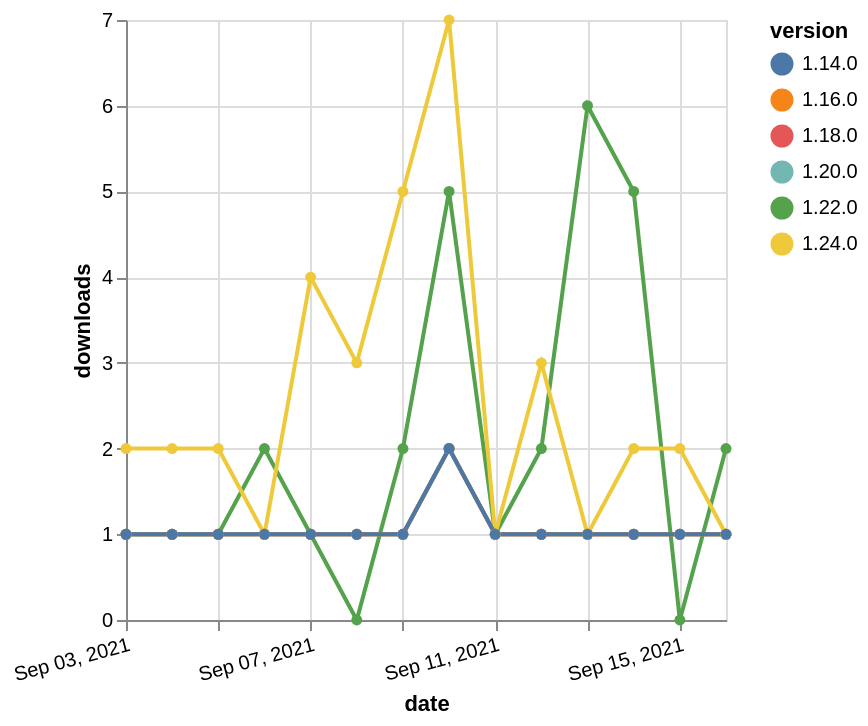

Express this chart as Vega-Lite.
### Vega-Lite specification from a JSON file in a GitHub repository (floating-point values rounded to 4 significant figures)
{"$schema": "https://vega.github.io/schema/vega-lite/v5.json", "description": "A simple bar chart with embedded data.", "data": {"values": [{"date": "2021-09-03", "total": 194, "delta": 1, "version": "1.18.0"}, {"date": "2021-09-04", "total": 195, "delta": 1, "version": "1.18.0"}, {"date": "2021-09-05", "total": 196, "delta": 1, "version": "1.18.0"}, {"date": "2021-09-06", "total": 197, "delta": 1, "version": "1.18.0"}, {"date": "2021-09-07", "total": 198, "delta": 1, "version": "1.18.0"}, {"date": "2021-09-08", "total": 199, "delta": 1, "version": "1.18.0"}, {"date": "2021-09-09", "total": 200, "delta": 1, "version": "1.18.0"}, {"date": "2021-09-10", "total": 202, "delta": 2, "version": "1.18.0"}, {"date": "2021-09-11", "total": 203, "delta": 1, "version": "1.18.0"}, {"date": "2021-09-12", "total": 204, "delta": 1, "version": "1.18.0"}, {"date": "2021-09-13", "total": 205, "delta": 1, "version": "1.18.0"}, {"date": "2021-09-14", "total": 206, "delta": 1, "version": "1.18.0"}, {"date": "2021-09-15", "total": 207, "delta": 1, "version": "1.18.0"}, {"date": "2021-09-16", "total": 208, "delta": 1, "version": "1.18.0"}, {"date": "2021-09-03", "total": 427, "delta": 1, "version": "1.22.0"}, {"date": "2021-09-04", "total": 428, "delta": 1, "version": "1.22.0"}, {"date": "2021-09-05", "total": 429, "delta": 1, "version": "1.22.0"}, {"date": "2021-09-06", "total": 431, "delta": 2, "version": "1.22.0"}, {"date": "2021-09-07", "total": 432, "delta": 1, "version": "1.22.0"}, {"date": "2021-09-08", "total": 432, "delta": 0, "version": "1.22.0"}, {"date": "2021-09-09", "total": 434, "delta": 2, "version": "1.22.0"}, {"date": "2021-09-10", "total": 439, "delta": 5, "version": "1.22.0"}, {"date": "2021-09-11", "total": 440, "delta": 1, "version": "1.22.0"}, {"date": "2021-09-12", "total": 442, "delta": 2, "version": "1.22.0"}, {"date": "2021-09-13", "total": 448, "delta": 6, "version": "1.22.0"}, {"date": "2021-09-14", "total": 453, "delta": 5, "version": "1.22.0"}, {"date": "2021-09-15", "total": 453, "delta": 0, "version": "1.22.0"}, {"date": "2021-09-16", "total": 455, "delta": 2, "version": "1.22.0"}, {"date": "2021-09-03", "total": 172, "delta": 1, "version": "1.20.0"}, {"date": "2021-09-04", "total": 173, "delta": 1, "version": "1.20.0"}, {"date": "2021-09-05", "total": 174, "delta": 1, "version": "1.20.0"}, {"date": "2021-09-06", "total": 175, "delta": 1, "version": "1.20.0"}, {"date": "2021-09-07", "total": 176, "delta": 1, "version": "1.20.0"}, {"date": "2021-09-08", "total": 177, "delta": 1, "version": "1.20.0"}, {"date": "2021-09-09", "total": 178, "delta": 1, "version": "1.20.0"}, {"date": "2021-09-10", "total": 180, "delta": 2, "version": "1.20.0"}, {"date": "2021-09-11", "total": 181, "delta": 1, "version": "1.20.0"}, {"date": "2021-09-12", "total": 182, "delta": 1, "version": "1.20.0"}, {"date": "2021-09-13", "total": 183, "delta": 1, "version": "1.20.0"}, {"date": "2021-09-14", "total": 184, "delta": 1, "version": "1.20.0"}, {"date": "2021-09-15", "total": 185, "delta": 1, "version": "1.20.0"}, {"date": "2021-09-16", "total": 186, "delta": 1, "version": "1.20.0"}, {"date": "2021-09-03", "total": 198, "delta": 1, "version": "1.16.0"}, {"date": "2021-09-04", "total": 199, "delta": 1, "version": "1.16.0"}, {"date": "2021-09-05", "total": 200, "delta": 1, "version": "1.16.0"}, {"date": "2021-09-06", "total": 201, "delta": 1, "version": "1.16.0"}, {"date": "2021-09-07", "total": 202, "delta": 1, "version": "1.16.0"}, {"date": "2021-09-08", "total": 203, "delta": 1, "version": "1.16.0"}, {"date": "2021-09-09", "total": 204, "delta": 1, "version": "1.16.0"}, {"date": "2021-09-10", "total": 206, "delta": 2, "version": "1.16.0"}, {"date": "2021-09-11", "total": 207, "delta": 1, "version": "1.16.0"}, {"date": "2021-09-12", "total": 208, "delta": 1, "version": "1.16.0"}, {"date": "2021-09-13", "total": 209, "delta": 1, "version": "1.16.0"}, {"date": "2021-09-14", "total": 210, "delta": 1, "version": "1.16.0"}, {"date": "2021-09-15", "total": 211, "delta": 1, "version": "1.16.0"}, {"date": "2021-09-16", "total": 212, "delta": 1, "version": "1.16.0"}, {"date": "2021-09-03", "total": 197, "delta": 2, "version": "1.24.0"}, {"date": "2021-09-04", "total": 199, "delta": 2, "version": "1.24.0"}, {"date": "2021-09-05", "total": 201, "delta": 2, "version": "1.24.0"}, {"date": "2021-09-06", "total": 202, "delta": 1, "version": "1.24.0"}, {"date": "2021-09-07", "total": 206, "delta": 4, "version": "1.24.0"}, {"date": "2021-09-08", "total": 209, "delta": 3, "version": "1.24.0"}, {"date": "2021-09-09", "total": 214, "delta": 5, "version": "1.24.0"}, {"date": "2021-09-10", "total": 221, "delta": 7, "version": "1.24.0"}, {"date": "2021-09-11", "total": 222, "delta": 1, "version": "1.24.0"}, {"date": "2021-09-12", "total": 225, "delta": 3, "version": "1.24.0"}, {"date": "2021-09-13", "total": 226, "delta": 1, "version": "1.24.0"}, {"date": "2021-09-14", "total": 228, "delta": 2, "version": "1.24.0"}, {"date": "2021-09-15", "total": 230, "delta": 2, "version": "1.24.0"}, {"date": "2021-09-16", "total": 231, "delta": 1, "version": "1.24.0"}, {"date": "2021-09-03", "total": 246, "delta": 1, "version": "1.14.0"}, {"date": "2021-09-04", "total": 247, "delta": 1, "version": "1.14.0"}, {"date": "2021-09-05", "total": 248, "delta": 1, "version": "1.14.0"}, {"date": "2021-09-06", "total": 249, "delta": 1, "version": "1.14.0"}, {"date": "2021-09-07", "total": 250, "delta": 1, "version": "1.14.0"}, {"date": "2021-09-08", "total": 251, "delta": 1, "version": "1.14.0"}, {"date": "2021-09-09", "total": 252, "delta": 1, "version": "1.14.0"}, {"date": "2021-09-10", "total": 254, "delta": 2, "version": "1.14.0"}, {"date": "2021-09-11", "total": 255, "delta": 1, "version": "1.14.0"}, {"date": "2021-09-12", "total": 256, "delta": 1, "version": "1.14.0"}, {"date": "2021-09-13", "total": 257, "delta": 1, "version": "1.14.0"}, {"date": "2021-09-14", "total": 258, "delta": 1, "version": "1.14.0"}, {"date": "2021-09-15", "total": 259, "delta": 1, "version": "1.14.0"}, {"date": "2021-09-16", "total": 260, "delta": 1, "version": "1.14.0"}]}, "width": "container", "mark": {"type": "line", "point": {"filled": true}}, "encoding": {"x": {"field": "date", "type": "temporal", "timeUnit": "yearmonthdate", "title": "date", "axis": {"labelAngle": -15}}, "y": {"field": "delta", "type": "quantitative", "title": "downloads"}, "color": {"field": "version", "type": "nominal"}, "tooltip": {"field": "delta"}}}
